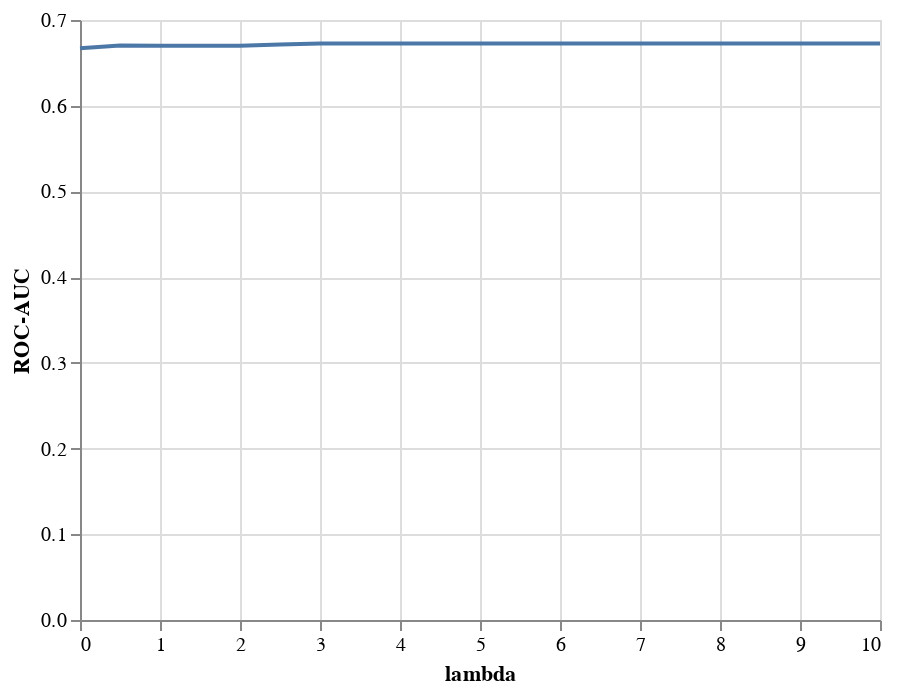

Source (notebook cell):
### Code cell
plot_parameter_tuning(ratio_svc_analysis.dev_set_analysis)

### Figure 1 — Vega-Lite specification as saved in the notebook (floating-point values rounded to 4 significant figures)
{"config": {"view": {"continuousWidth": 400, "continuousHeight": 300}}, "data": {"name": "data-3c234b9a2c1a79dc2805a248facf7684"}, "mark": "line", "encoding": {"x": {"type": "quantitative", "field": "lambda"}, "y": {"type": "quantitative", "field": "ROC-AUC"}}, "$schema": "https://vega.github.io/schema/vega-lite/v4.8.1.json", "datasets": {"data-3c234b9a2c1a79dc2805a248facf7684": [{"lambda": 0.0, "ROC-AUC": 0.6671}, {"lambda": 0.5, "ROC-AUC": 0.6702}, {"lambda": 1.0, "ROC-AUC": 0.67}, {"lambda": 1.5, "ROC-AUC": 0.67}, {"lambda": 2.0, "ROC-AUC": 0.6701}, {"lambda": 2.5, "ROC-AUC": 0.6713}, {"lambda": 3.0, "ROC-AUC": 0.6726}, {"lambda": 3.5, "ROC-AUC": 0.6726}, {"lambda": 4.0, "ROC-AUC": 0.6726}, {"lambda": 4.5, "ROC-AUC": 0.6726}, {"lambda": 5.0, "ROC-AUC": 0.6726}, {"lambda": 5.5, "ROC-AUC": 0.6726}, {"lambda": 6.0, "ROC-AUC": 0.6726}, {"lambda": 6.5, "ROC-AUC": 0.6726}, {"lambda": 7.0, "ROC-AUC": 0.6726}, {"lambda": 7.5, "ROC-AUC": 0.6726}, {"lambda": 8.0, "ROC-AUC": 0.6726}, {"lambda": 8.5, "ROC-AUC": 0.6726}, {"lambda": 9.0, "ROC-AUC": 0.6726}, {"lambda": 9.5, "ROC-AUC": 0.6726}, {"lambda": 10.0, "ROC-AUC": 0.6726}]}}
